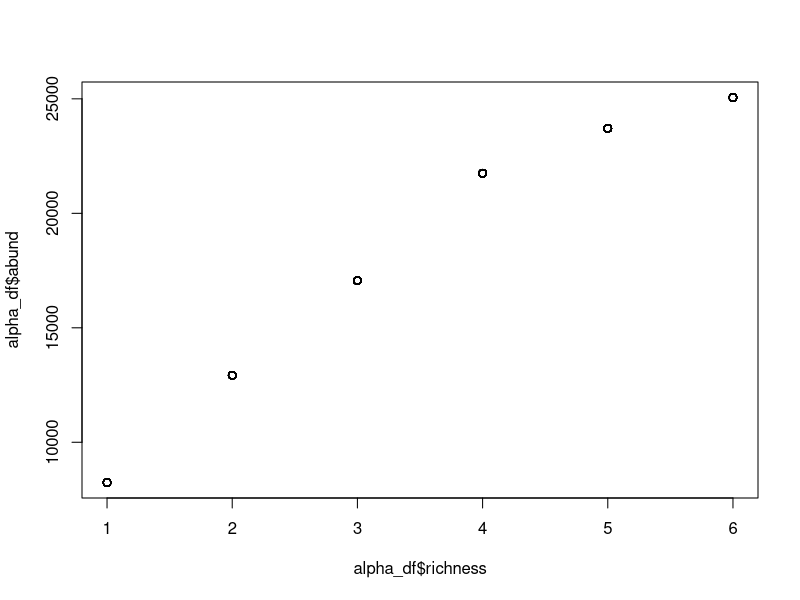
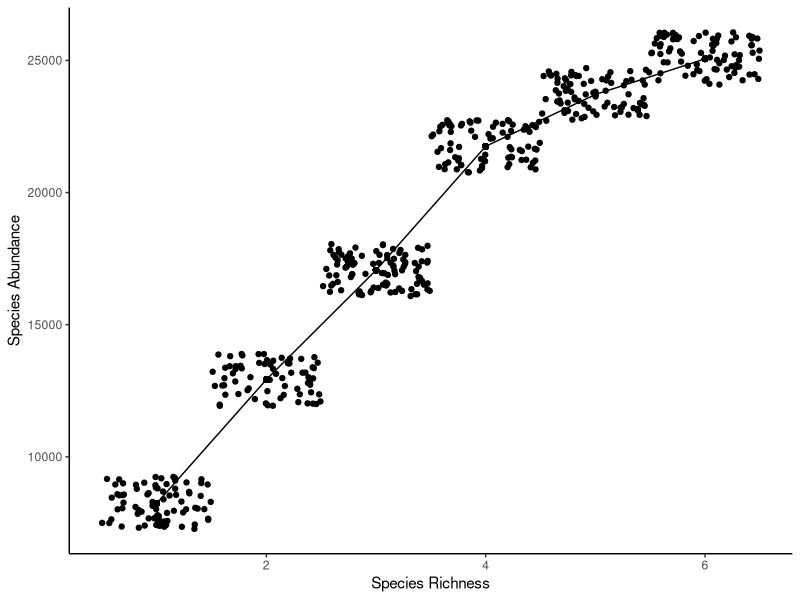
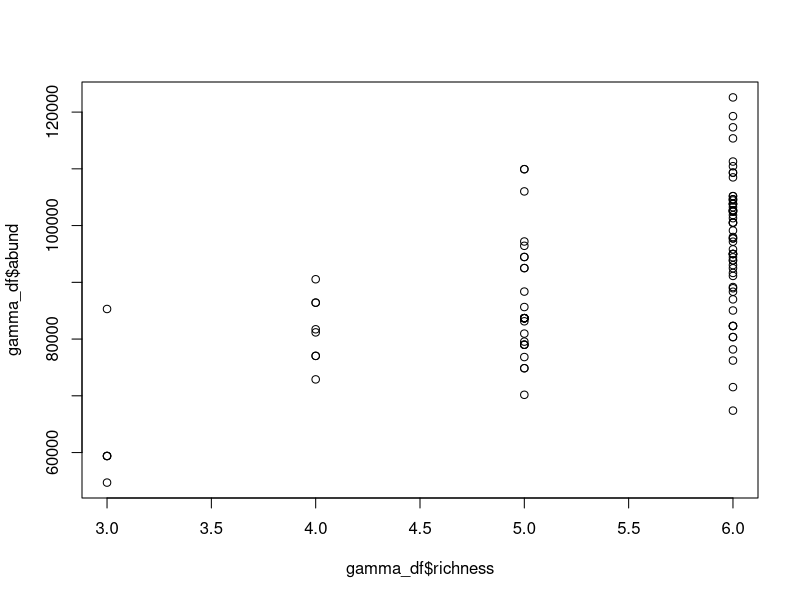
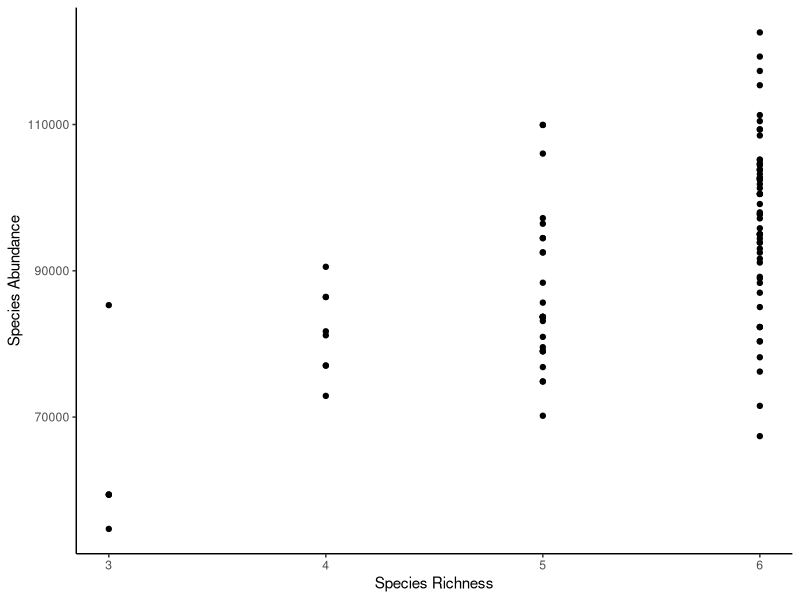

Write the R code that produced these figures, in order.
#Description-----------------------------------------
#Script to build sets of 5 patch metacommunities
#  29 Apr 2025
#RCS

# Load packages---------------------------------
library(vegan)
library(ggplot2)
library(tidyr)
library(patchwork)
# Parameters------------------------------------
repo <- "C:/Users/rcscott/MetaDisease" # laptop repo
# repo <- "D:/gitrepos/MetaDisease" #PC repo
graphs <- paste(repo,"/Graphs",sep="")
#setting up meta-community parameters
set.seed(1234)
num_patches <- 5 #number of patches in metacommunity
num_spp <- 6 #number of POSSIBLE spp in metacommunity

N <- 100 #number of metacommunity simulations to run

Size <- 1000 # size in m^2
K_rel <- c(10, 7.5, 7, 8, 4, 3)
K <- Size*K_rel

max_abund <- sum(K)/4 # a somewhat arbitrarily decided upon max abundance

#Building the metacommunities
meta_comm_list <- vector("list",N)
beta_list <- vector("list", N)
nestedness_list <- vector("list", N)

for(n in 1:N){
  meta_comm <- vector("list", length = num_patches)
  #data.frame(matrix(NA, nrow = num_patches, ncol = num_spp)) #create metacom
  for(c in 1:num_patches){
    alpha <- as.numeric(sample(1:6, size = 1, replace = T))
    #need to create a relationship between species richness and abundance
    a <- 2000
    b <- 400
    error <- rnorm(length(alpha), mean = 0, sd = 1)
    abundance <- a*log(b*alpha)+error
    R <- alpha
    KCOM <- max_abund/(1+300*exp(-0.30*(R+50)))
    KS <- KCOM/abundance
    meta_comm[[c]] <- if(abundance >= KCOM){
      c(K[1:alpha]*KS,rep(0, num_spp - alpha))} else{
        c(K[1:alpha],rep(0, num_spp - alpha))
      }
  }
  meta_comm_list[[n]] <- meta_comm
}

# okay so I've made my 5 patch metacomms. Now I want to show that this still follows a saturated model
matrix(data = unlist(meta_comm_list[[1]]), nrow = num_patches, ncol = num_spp, byrow = T)
alpha_df <- data.frame(matrix(unlist(meta_comm_list), nrow = num_patches*N, ncol = num_spp, byrow = T))
alpha_df$abund <- rowSums(alpha_df[1:6])
max(alpha_df$abund)
alpha_df$richness <- rowSums(alpha_df[1:6] > 0)
plot(alpha_df$richness, alpha_df$abund) # alpha diversity is a saturated curve!
alpha_sat_plot <- ggplot(data = alpha_df, aes(x = richness, y = abund))+
  geom_jitter(width = 0.5, height = 1000)+
  geom_point()+ 
  geom_line()+
  xlab("Species Richness")+
  ylab("Species Abundance")+
  #  ggtitle("Alpha diversity relationship with abundance")+
  theme_classic()
alpha_sat_plot
setwd(graphs)
saveRDS(alpha_sat_plot, file = "alpha_sat_plot5.RDS")
gamma_df <- data.frame(richness = rep(NA, length = N), abund = rep(NA, length = N))
for(n in 1:N){
  meta_comm <- data.frame(matrix(unlist(meta_comm_list[[n]]), nrow = num_patches, ncol = num_spp, byrow=T))
  gamma_df[n,2] <- sum(colSums(meta_comm))
  gamma_df[n,1]<- sum(colSums(meta_comm) > 0)
}
plot(gamma_df$richness, gamma_df$abund)
gamma_sat_plot <- ggplot(data = gamma_df, aes(x = richness, y = abund))+
  geom_point()+ 
  xlab("Species Richness")+
  ylab("Species Abundance")+
  #  ggtitle("Gamma diversity relationship with abundance")+
  theme_classic()
gamma_sat_plot

# save meta comm list
setwd(repo)
meta_comm_list <- meta_comm_list %>% lapply(unlist) %>% lapply(matrix,nrow = num_patches, ncol = num_spp, byrow = T) %>% lapply(data.frame)
saveRDS(meta_comm_list, "metacomm_5Patch.RDS")








